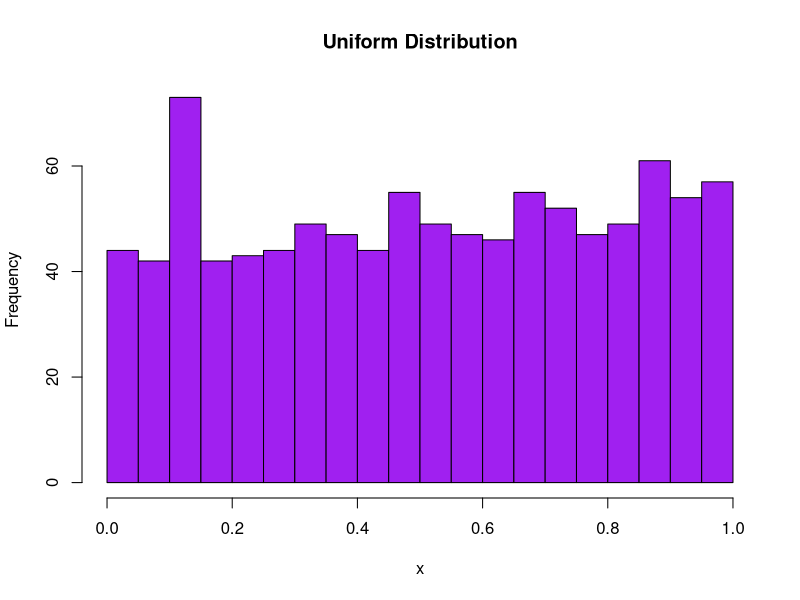

Source code (R):
# Generate 1000 random numbers from a uniform distribution between 0 and 1
x <- runif(1000, min = 0, max = 1)

# Plot a histogram of the generated data
hist(x, breaks = 20, col = "purple", main = "Uniform Distribution")
